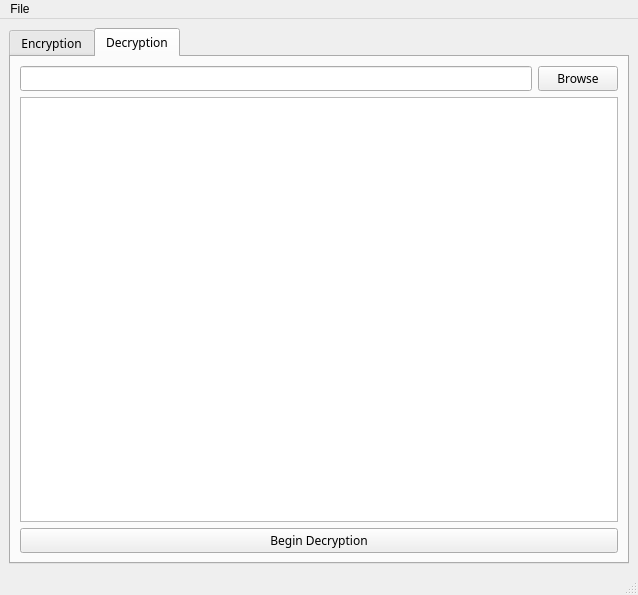
<?xml version="1.0" encoding="UTF-8"?>
<ui version="4.0">
 <class>FinalYearProject</class>
 <widget class="QMainWindow" name="FinalYearProject">
  <property name="geometry">
   <rect>
    <x>0</x>
    <y>0</y>
    <width>638</width>
    <height>595</height>
   </rect>
  </property>
  <property name="cursor">
   <cursorShape>ArrowCursor</cursorShape>
  </property>
  <property name="windowTitle">
   <string>MainWindow</string>
  </property>
  <property name="documentMode">
   <bool>false</bool>
  </property>
  <widget class="QWidget" name="centralwidget">
   <layout class="QGridLayout" name="gridLayout_2">
    <item row="0" column="0">
     <widget class="QTabWidget" name="tabE">
      <property name="font">
       <font>
        <family>Neue Haas Grotesk Text Pro Medi</family>
       </font>
      </property>
      <property name="cursor">
       <cursorShape>UpArrowCursor</cursorShape>
      </property>
      <property name="autoFillBackground">
       <bool>false</bool>
      </property>
      <property name="styleSheet">
       <string notr="true"/>
      </property>
      <property name="currentIndex">
       <number>1</number>
      </property>
      <property name="usesScrollButtons">
       <bool>true</bool>
      </property>
      <property name="documentMode">
       <bool>false</bool>
      </property>
      <property name="tabsClosable">
       <bool>false</bool>
      </property>
      <property name="movable">
       <bool>false</bool>
      </property>
      <widget class="QWidget" name="Encryption">
       <attribute name="title">
        <string>Encryption</string>
       </attribute>
       <layout class="QGridLayout" name="gridLayout_3">
        <item row="0" column="0">
         <widget class="QPlainTextEdit" name="textEncrypt">
          <property name="font">
           <font>
            <family>Neue Haas Grotesk Text Pro Medi</family>
            <pointsize>10</pointsize>
           </font>
          </property>
         </widget>
        </item>
        <item row="1" column="0">
         <widget class="QPushButton" name="buttonEncrpyt">
          <property name="text">
           <string>Begin Encrypt</string>
          </property>
         </widget>
        </item>
       </layout>
      </widget>
      <widget class="QWidget" name="Decryption">
       <attribute name="title">
        <string>Decryption</string>
       </attribute>
       <layout class="QGridLayout" name="gridLayout">
        <item row="1" column="0" colspan="2">
         <widget class="QPlainTextEdit" name="textDecrypt">
          <property name="enabled">
           <bool>true</bool>
          </property>
          <property name="font">
           <font>
            <pointsize>10</pointsize>
           </font>
          </property>
          <property name="mouseTracking">
           <bool>false</bool>
          </property>
          <property name="sizeAdjustPolicy">
           <enum>QAbstractScrollArea::AdjustToContents</enum>
          </property>
         </widget>
        </item>
        <item row="0" column="0">
         <widget class="QLineEdit" name="fileName"/>
        </item>
        <item row="0" column="1">
         <widget class="QPushButton" name="browseBtn">
          <property name="text">
           <string>Browse</string>
          </property>
         </widget>
        </item>
        <item row="2" column="0" colspan="2">
         <widget class="QPushButton" name="buttonDecrypt">
          <property name="text">
           <string>Begin Decryption</string>
          </property>
         </widget>
        </item>
       </layout>
      </widget>
     </widget>
    </item>
   </layout>
  </widget>
  <widget class="QMenuBar" name="menubar">
   <property name="geometry">
    <rect>
     <x>0</x>
     <y>0</y>
     <width>638</width>
     <height>26</height>
    </rect>
   </property>
   <widget class="QMenu" name="menuFile">
    <property name="title">
     <string>File</string>
    </property>
   </widget>
   <addaction name="menuFile"/>
  </widget>
  <widget class="QStatusBar" name="statusbar"/>
 </widget>
 <resources/>
 <connections/>
</ui>
